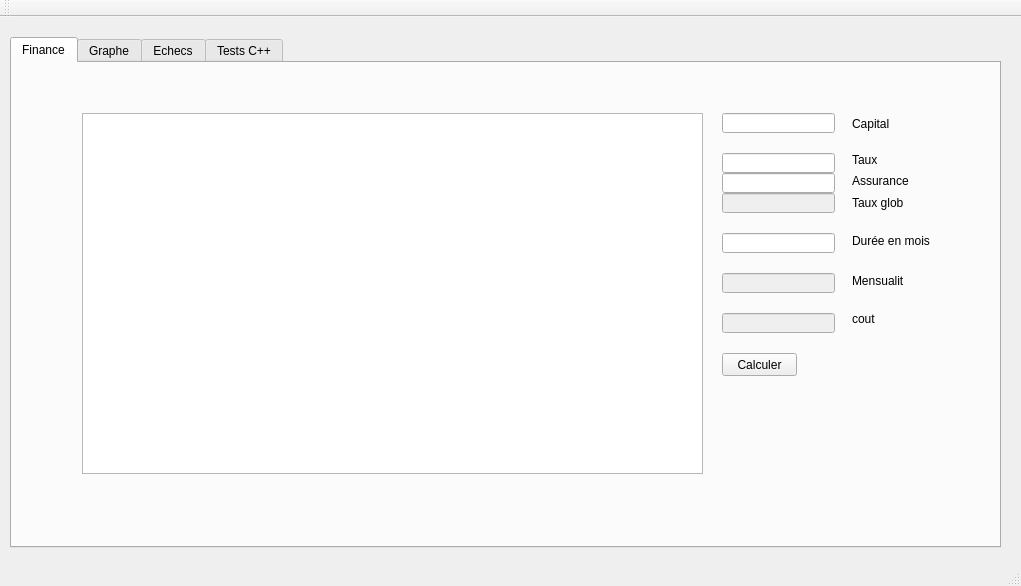
<?xml version="1.0" encoding="UTF-8"?>
<ui version="4.0">
 <class>MainWindow</class>
 <widget class="QMainWindow" name="MainWindow">
  <property name="geometry">
   <rect>
    <x>0</x>
    <y>0</y>
    <width>1021</width>
    <height>586</height>
   </rect>
  </property>
  <property name="windowTitle">
   <string>MainWindow</string>
  </property>
  <widget class="QWidget" name="centralWidget">
   <widget class="QLineEdit" name="lineEdit_4">
    <property name="enabled">
     <bool>false</bool>
    </property>
    <property name="geometry">
     <rect>
      <x>440</x>
      <y>70</y>
      <width>113</width>
      <height>20</height>
     </rect>
    </property>
   </widget>
   <widget class="QTabWidget" name="tabWidget">
    <property name="geometry">
     <rect>
      <x>10</x>
      <y>20</y>
      <width>991</width>
      <height>511</height>
     </rect>
    </property>
    <property name="currentIndex">
     <number>0</number>
    </property>
    <widget class="QWidget" name="tab">
     <attribute name="title">
      <string>Finance</string>
     </attribute>
     <widget class="QTextBrowser" name="textBrowser">
      <property name="geometry">
       <rect>
        <x>70</x>
        <y>50</y>
        <width>621</width>
        <height>361</height>
       </rect>
      </property>
     </widget>
     <widget class="QLabel" name="label_3">
      <property name="geometry">
       <rect>
        <x>840</x>
        <y>170</y>
        <width>101</width>
        <height>16</height>
       </rect>
      </property>
      <property name="text">
       <string>Durée en mois</string>
      </property>
     </widget>
     <widget class="QLineEdit" name="tauxEdit">
      <property name="geometry">
       <rect>
        <x>710</x>
        <y>90</y>
        <width>113</width>
        <height>20</height>
       </rect>
      </property>
     </widget>
     <widget class="QLineEdit" name="dureEdit">
      <property name="geometry">
       <rect>
        <x>710</x>
        <y>170</y>
        <width>113</width>
        <height>20</height>
       </rect>
      </property>
     </widget>
     <widget class="QLineEdit" name="capitalEdit">
      <property name="geometry">
       <rect>
        <x>710</x>
        <y>50</y>
        <width>113</width>
        <height>20</height>
       </rect>
      </property>
     </widget>
     <widget class="QLabel" name="label">
      <property name="geometry">
       <rect>
        <x>840</x>
        <y>50</y>
        <width>101</width>
        <height>21</height>
       </rect>
      </property>
      <property name="text">
       <string>Capital</string>
      </property>
     </widget>
     <widget class="QLabel" name="label_2">
      <property name="geometry">
       <rect>
        <x>840</x>
        <y>90</y>
        <width>47</width>
        <height>13</height>
       </rect>
      </property>
      <property name="text">
       <string>Taux</string>
      </property>
     </widget>
     <widget class="QPushButton" name="pushButton">
      <property name="geometry">
       <rect>
        <x>710</x>
        <y>290</y>
        <width>75</width>
        <height>23</height>
       </rect>
      </property>
      <property name="text">
       <string>Calculer</string>
      </property>
     </widget>
     <widget class="QLineEdit" name="assurance">
      <property name="geometry">
       <rect>
        <x>710</x>
        <y>110</y>
        <width>113</width>
        <height>20</height>
       </rect>
      </property>
     </widget>
     <widget class="QLineEdit" name="tauxGlobal">
      <property name="enabled">
       <bool>false</bool>
      </property>
      <property name="geometry">
       <rect>
        <x>710</x>
        <y>130</y>
        <width>113</width>
        <height>20</height>
       </rect>
      </property>
     </widget>
     <widget class="QLineEdit" name="mensualite">
      <property name="enabled">
       <bool>false</bool>
      </property>
      <property name="geometry">
       <rect>
        <x>710</x>
        <y>210</y>
        <width>113</width>
        <height>20</height>
       </rect>
      </property>
     </widget>
     <widget class="QLabel" name="label_6">
      <property name="geometry">
       <rect>
        <x>840</x>
        <y>110</y>
        <width>61</width>
        <height>16</height>
       </rect>
      </property>
      <property name="text">
       <string>Assurance</string>
      </property>
     </widget>
     <widget class="QLabel" name="label_7">
      <property name="geometry">
       <rect>
        <x>840</x>
        <y>130</y>
        <width>51</width>
        <height>20</height>
       </rect>
      </property>
      <property name="text">
       <string>Taux global</string>
      </property>
     </widget>
     <widget class="QLabel" name="label_8">
      <property name="geometry">
       <rect>
        <x>840</x>
        <y>210</y>
        <width>51</width>
        <height>16</height>
       </rect>
      </property>
      <property name="text">
       <string>Mensualité</string>
      </property>
     </widget>
     <widget class="QLineEdit" name="cout">
      <property name="enabled">
       <bool>false</bool>
      </property>
      <property name="geometry">
       <rect>
        <x>710</x>
        <y>250</y>
        <width>113</width>
        <height>20</height>
       </rect>
      </property>
      <property name="text">
       <string/>
      </property>
     </widget>
     <widget class="QLabel" name="label_9">
      <property name="geometry">
       <rect>
        <x>840</x>
        <y>250</y>
        <width>42</width>
        <height>12</height>
       </rect>
      </property>
      <property name="text">
       <string>cout</string>
      </property>
     </widget>
    </widget>
    <widget class="QWidget" name="tab_3">
     <attribute name="title">
      <string>Graphe</string>
     </attribute>
     <widget class="QTextBrowser" name="textBrowser_3">
      <property name="geometry">
       <rect>
        <x>20</x>
        <y>50</y>
        <width>581</width>
        <height>192</height>
       </rect>
      </property>
     </widget>
    </widget>
    <widget class="QWidget" name="tab_2">
     <attribute name="title">
      <string>Echecs</string>
     </attribute>
     <widget class="QLabel" name="label_4">
      <property name="geometry">
       <rect>
        <x>20</x>
        <y>30</y>
        <width>151</width>
        <height>21</height>
       </rect>
      </property>
      <property name="text">
       <string>Bases sources</string>
      </property>
     </widget>
     <widget class="QLabel" name="label_5">
      <property name="geometry">
       <rect>
        <x>30</x>
        <y>170</y>
        <width>141</width>
        <height>21</height>
       </rect>
      </property>
      <property name="text">
       <string>Base destination</string>
      </property>
     </widget>
     <widget class="QLineEdit" name="lineEdit_5">
      <property name="geometry">
       <rect>
        <x>30</x>
        <y>200</y>
        <width>381</width>
        <height>31</height>
       </rect>
      </property>
     </widget>
     <widget class="QPushButton" name="pushButton_2">
      <property name="geometry">
       <rect>
        <x>30</x>
        <y>250</y>
        <width>93</width>
        <height>28</height>
       </rect>
      </property>
      <property name="text">
       <string>Fusionner</string>
      </property>
     </widget>
     <widget class="QListWidget" name="listWidget">
      <property name="geometry">
       <rect>
        <x>20</x>
        <y>60</y>
        <width>391</width>
        <height>111</height>
       </rect>
      </property>
      <property name="selectionMode">
       <enum>QAbstractItemView::MultiSelection</enum>
      </property>
     </widget>
     <widget class="QTextBrowser" name="textBrowser_2">
      <property name="geometry">
       <rect>
        <x>30</x>
        <y>290</y>
        <width>891</width>
        <height>192</height>
       </rect>
      </property>
     </widget>
    </widget>
    <widget class="QWidget" name="tab_4">
     <attribute name="title">
      <string>Tests C++</string>
     </attribute>
     <widget class="QPushButton" name="pushButton_3">
      <property name="geometry">
       <rect>
        <x>440</x>
        <y>30</y>
        <width>141</width>
        <height>41</height>
       </rect>
      </property>
      <property name="text">
       <string>Executer</string>
      </property>
     </widget>
     <widget class="QTextBrowser" name="textBrowser_4">
      <property name="geometry">
       <rect>
        <x>20</x>
        <y>90</y>
        <width>941</width>
        <height>371</height>
       </rect>
      </property>
      <property name="toolTipDuration">
       <number>-4</number>
      </property>
     </widget>
     <widget class="QComboBox" name="comboBox">
      <property name="geometry">
       <rect>
        <x>20</x>
        <y>30</y>
        <width>391</width>
        <height>41</height>
       </rect>
      </property>
     </widget>
    </widget>
   </widget>
  </widget>
  <widget class="QMenuBar" name="menuBar">
   <property name="geometry">
    <rect>
     <x>0</x>
     <y>0</y>
     <width>1021</width>
     <height>21</height>
    </rect>
   </property>
  </widget>
  <widget class="QToolBar" name="mainToolBar">
   <attribute name="toolBarArea">
    <enum>TopToolBarArea</enum>
   </attribute>
   <attribute name="toolBarBreak">
    <bool>false</bool>
   </attribute>
  </widget>
  <widget class="QStatusBar" name="statusBar"/>
 </widget>
 <layoutdefault spacing="6" margin="11"/>
 <resources/>
 <connections/>
</ui>
